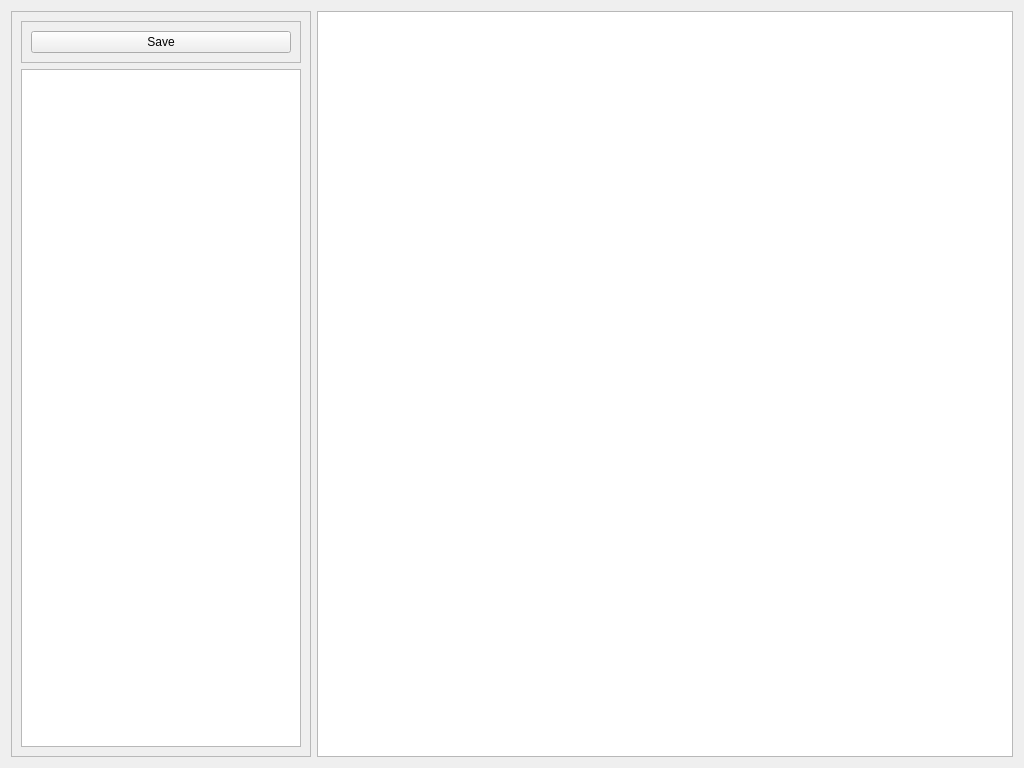
<?xml version="1.0" encoding="UTF-8"?>
<ui version="4.0">
 <class>Form</class>
 <widget class="QWidget" name="Form">
  <property name="geometry">
   <rect>
    <x>0</x>
    <y>0</y>
    <width>1024</width>
    <height>768</height>
   </rect>
  </property>
  <property name="windowTitle">
   <string>Form</string>
  </property>
  <layout class="QHBoxLayout" name="horizontalLayout">
   <item>
    <widget class="QFrame" name="side">
     <property name="minimumSize">
      <size>
       <width>300</width>
       <height>0</height>
      </size>
     </property>
     <property name="maximumSize">
      <size>
       <width>300</width>
       <height>16777215</height>
      </size>
     </property>
     <property name="frameShape">
      <enum>QFrame::Shape::StyledPanel</enum>
     </property>
     <property name="frameShadow">
      <enum>QFrame::Shadow::Raised</enum>
     </property>
     <layout class="QVBoxLayout" name="verticalLayout">
      <item>
       <widget class="QFrame" name="sideHeader">
        <property name="minimumSize">
         <size>
          <width>0</width>
          <height>0</height>
         </size>
        </property>
        <property name="maximumSize">
         <size>
          <width>16777215</width>
          <height>50</height>
         </size>
        </property>
        <property name="frameShape">
         <enum>QFrame::Shape::StyledPanel</enum>
        </property>
        <property name="frameShadow">
         <enum>QFrame::Shadow::Raised</enum>
        </property>
        <layout class="QHBoxLayout" name="horizontalLayout_2">
         <item>
          <widget class="QPushButton" name="saveBtn">
           <property name="text">
            <string>Save</string>
           </property>
          </widget>
         </item>
        </layout>
       </widget>
      </item>
      <item>
       <widget class="QTextBrowser" name="sideText"/>
      </item>
     </layout>
    </widget>
   </item>
   <item>
    <widget class="QPlainTextEdit" name="deviceInput"/>
   </item>
  </layout>
 </widget>
 <resources/>
 <connections/>
</ui>
